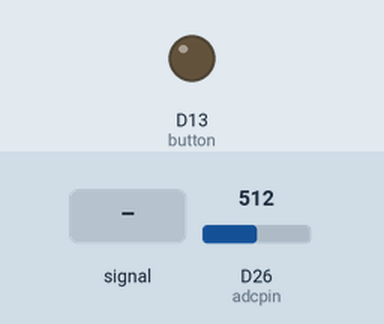
Recording of a sketch running on a simulated Arduino Due. Parts: output pins drawn as LEDs (lit = HIGH). The inputs (shaded band) are chosen by the test bench; at power-on: D26 (adcpin) = 512 (analog values on the 0–1023 scale). What the sketch prints to the serial monitor is not drawn.

Above: at 2.3 s.
2.4 s: D26 (adcpin) fed a 200 Hz sine of ±460 counts around its level
At 3.6 s:
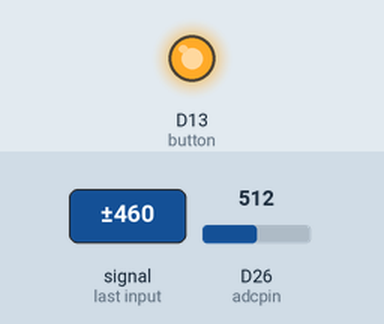
5.4 s: D26 (adcpin) set to 122
8.4 s: D26 (adcpin) set to 0
Timing chart, 0 to 17.4 s (numbered marks = the images above; inputs shaded):
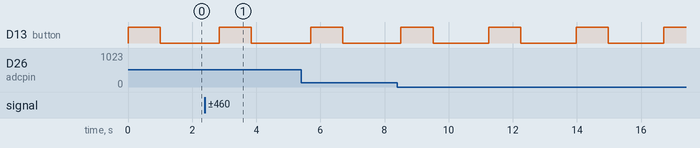

Measured:
- by itself, D13 (button): alternates HIGH for 1.0 s and LOW for 1.7 s

The sketch:

rpi-audio-samples.ino
```cpp
int button = 13; //button
int adcpin = 26; //microphone
void setup()
{
  // put your setup code here, to run once:
  pinMode(button, INPUT_PULLUP);
  pinMode(adcpin, INPUT);
  pinMode(LED_BUILTIN, OUTPUT);
}


void loop()
{
  // put your main code here, to run repeatedly:
  analogReadResolution(16);
  int miclist[5000];
  int buttonstate = digitalRead(button);
  if (buttonstate != 1)
  {
    Serial.println("Pressed");
    digitalWrite(LED_BUILTIN,HIGH);
    delay(1000);
    digitalWrite(LED_BUILTIN,LOW);
    delay(500);
    for (int i = 0; i < 5000; i++)
    {
      int micvalue = analogRead(adcpin);
      miclist[i] = micvalue;
      Serial.println("added to list ");
    }
    for (int i = 0; i < 5000; i++)
    {
      Serial.print(miclist[i]);
      if (i != 4999)
      {
        Serial.print(", ");
      }
    }
  }
  delay(100);
}
```
